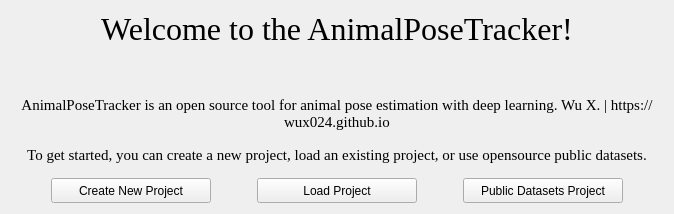
      <widget class="QWidget" name="MainPage">
       <layout class="QVBoxLayout" name="MainPageLayout">
        <item>
         <widget class="QLabel" name="WelcomeLabel">
          <property name="sizePolicy">
           <sizepolicy hsizetype="Preferred" vsizetype="Fixed">
            <horstretch>0</horstretch>
            <verstretch>0</verstretch>
           </sizepolicy>
          </property>
          <property name="font">
           <font>
            <family>Times New Roman</family>
            <pointsize>24</pointsize>
           </font>
          </property>
          <property name="text">
           <string>Welcome to the AnimalPoseTracker!</string>
          </property>
          <property name="alignment">
           <set>Qt::AlignmentFlag::AlignCenter</set>
          </property>
         </widget>
        </item>
        <item>
         <layout class="QHBoxLayout" name="LogoLayout">
          <item>
           <spacer name="horizontalSpacer2">
            <property name="orientation">
             <enum>Qt::Orientation::Horizontal</enum>
            </property>
            <property name="sizeHint" stdset="0">
             <size>
              <width>40</width>
              <height>20</height>
             </size>
            </property>
           </spacer>
          </item>
          <item>
           <widget class="QLabel" name="Logo">
            <property name="sizePolicy">
             <sizepolicy hsizetype="Preferred" vsizetype="Preferred">
              <horstretch>0</horstretch>
              <verstretch>0</verstretch>
             </sizepolicy>
            </property>
            <property name="maximumSize">
             <size>
              <width>200</width>
              <height>200</height>
             </size>
            </property>
            <property name="text">
             <string/>
            </property>
            <property name="textFormat">
             <enum>Qt::TextFormat::AutoText</enum>
            </property>
            <property name="pixmap">
             <pixmap>assets/logo_transparent.png</pixmap>
            </property>
            <property name="scaledContents">
             <bool>true</bool>
            </property>
           </widget>
          </item>
          <item>
           <spacer name="horizontalSpacer1">
            <property name="orientation">
             <enum>Qt::Orientation::Horizontal</enum>
            </property>
            <property name="sizeHint" stdset="0">
             <size>
              <width>40</width>
              <height>20</height>
             </size>
            </property>
           </spacer>
          </item>
         </layout>
        </item>
        <item>
         <widget class="QLabel" name="Introdution">
          <property name="sizePolicy">
           <sizepolicy hsizetype="Preferred" vsizetype="Fixed">
            <horstretch>0</horstretch>
            <verstretch>0</verstretch>
           </sizepolicy>
          </property>
          <property name="font">
           <font>
            <family>Times New Roman</family>
            <pointsize>11</pointsize>
           </font>
          </property>
          <property name="layoutDirection">
           <enum>Qt::LayoutDirection::LeftToRight</enum>
          </property>
          <property name="text">
           <string>AnimalPoseTracker is an open source tool for animal pose estimation with deep learning. Wu X. | https://wux024.github.io</string>
          </property>
          <property name="alignment">
           <set>Qt::AlignmentFlag::AlignCenter</set>
          </property>
          <property name="wordWrap">
           <bool>true</bool>
          </property>
         </widget>
        </item>
        <item>
         <widget class="QLabel" name="Note">
          <property name="sizePolicy">
           <sizepolicy hsizetype="Preferred" vsizetype="Fixed">
            <horstretch>0</horstretch>
            <verstretch>0</verstretch>
           </sizepolicy>
          </property>
          <property name="font">
           <font>
            <family>Times New Roman</family>
            <pointsize>11</pointsize>
           </font>
          </property>
          <property name="layoutDirection">
           <enum>Qt::LayoutDirection::LeftToRight</enum>
          </property>
          <property name="text">
           <string>To get started, you can create a new project, load an existing project, or use opensource public datasets.</string>
          </property>
          <property name="alignment">
           <set>Qt::AlignmentFlag::AlignCenter</set>
          </property>
          <property name="wordWrap">
           <bool>true</bool>
          </property>
         </widget>
        </item>
        <item>
         <layout class="QHBoxLayout" name="ToolsButtonLayout">
          <item>
           <spacer name="horizontalSpacer4">
            <property name="orientation">
             <enum>Qt::Orientation::Horizontal</enum>
            </property>
            <property name="sizeHint" stdset="0">
             <size>
              <width>40</width>
              <height>20</height>
             </size>
            </property>
           </spacer>
          </item>
          <item>
           <widget class="QPushButton" name="CreateNewProjectButton">
            <property name="sizePolicy">
             <sizepolicy hsizetype="Fixed" vsizetype="Fixed">
              <horstretch>0</horstretch>
              <verstretch>0</verstretch>
             </sizepolicy>
            </property>
            <property name="minimumSize">
             <size>
              <width>160</width>
              <height>25</height>
             </size>
            </property>
            <property name="text">
             <string>Create New Project</string>
            </property>
           </widget>
          </item>
          <item>
           <spacer name="horizontalSpacer6">
            <property name="orientation">
             <enum>Qt::Orientation::Horizontal</enum>
            </property>
            <property name="sizeHint" stdset="0">
             <size>
              <width>40</width>
              <height>20</height>
             </size>
            </property>
           </spacer>
          </item>
          <item>
           <widget class="QPushButton" name="LoadProjectButton">
            <property name="sizePolicy">
             <sizepolicy hsizetype="Preferred" vsizetype="Fixed">
              <horstretch>0</horstretch>
              <verstretch>0</verstretch>
             </sizepolicy>
            </property>
            <property name="minimumSize">
             <size>
              <width>160</width>
              <height>25</height>
             </size>
            </property>
            <property name="text">
             <string>Load Project</string>
            </property>
           </widget>
          </item>
          <item>
           <spacer name="horizontalSpacer3">
            <property name="orientation">
             <enum>Qt::Orientation::Horizontal</enum>
            </property>
            <property name="sizeHint" stdset="0">
             <size>
              <width>40</width>
              <height>20</height>
             </size>
            </property>
           </spacer>
          </item>
          <item>
           <widget class="QPushButton" name="PublicDatasetsProjectButton">
            <property name="sizePolicy">
             <sizepolicy hsizetype="Preferred" vsizetype="Fixed">
              <horstretch>0</horstretch>
              <verstretch>0</verstretch>
             </sizepolicy>
            </property>
            <property name="minimumSize">
             <size>
              <width>160</width>
              <height>25</height>
             </size>
            </property>
            <property name="text">
             <string>Public Datasets Project</string>
            </property>
           </widget>
          </item>
          <item>
           <spacer name="horizontalSpacer5">
            <property name="orientation">
             <enum>Qt::Orientation::Horizontal</enum>
            </property>
            <property name="sizeHint" stdset="0">
             <size>
              <width>40</width>
              <height>20</height>
             </size>
            </property>
           </spacer>
          </item>
         </layout>
        </item>
       </layout>
      </widget>
